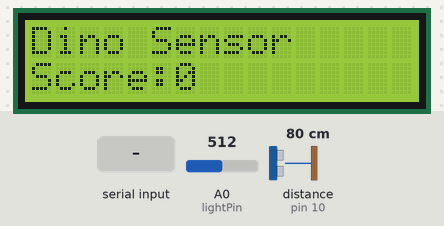
Recording of a sketch running on a simulated Arduino Uno, built with avr-gcc and run on an emulated ATmega328P. Parts: 16×2 character LCD. Wiring (inferred from the names in the program): ultrasonic range finder: trigger pin 9; echo pin 10. The test bench sets the inputs (shaded band); at power-on: A0 (lightPin) = 512, distance to the obstacle (sensor on pin 10) 80 cm. The echo pulse lasts 58.3 µs per cm; what the sketch prints to the serial monitor is not drawn.

Above: at 1.3 s.
1.4 s: "S90\n" received over Serial
At 2.4 s:
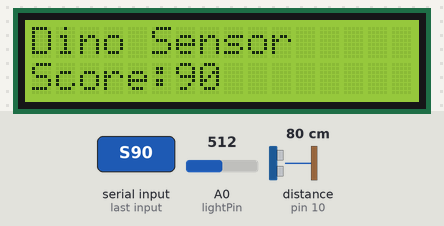
Timing chart, 0 to 4.4 s (numbered marks = the images above; inputs shaded):
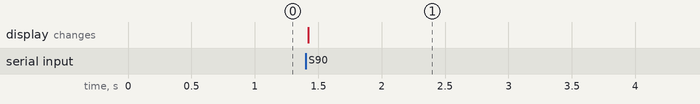

The sketch:

firmware.ino
```cpp
#if __has_include(<Arduino.h>)
#include <Arduino.h>
#else
#include <stdint.h>
#include <stdio.h>
#include <stdlib.h>

// Minimal declarations for editor IntelliSense when Arduino headers are unavailable.
#define HIGH 0x1
#define LOW 0x0
#define INPUT 0x0
#define OUTPUT 0x1
#define A0 14

class HardwareSerial {
 public:
  void begin(unsigned long baud);
  int available(void);
  int read(void);
  void print(const char *s);
  void print(int v);
  void print(long v);
  void print(unsigned long v);
  void print(float v);
  void println(const char *s);
  void println(int v);
  void println(long v);
  void println(unsigned long v);
  void println(float v);
};

extern HardwareSerial Serial;

void pinMode(int pin, int mode);
void digitalWrite(int pin, int value);
void delayMicroseconds(unsigned int us);
long pulseIn(int pin, int state, unsigned long timeout = 0UL);
int analogRead(int pin);
unsigned long millis(void);
void delay(unsigned long ms);
#endif

#if __has_include(<Wire.h>)
#include <Wire.h>
#define HAS_WIRE 1
#else
#define HAS_WIRE 0
#endif

#if __has_include(<LiquidCrystal_I2C.h>)
#include <LiquidCrystal_I2C.h>
#else
// Fallback for IntelliSense when LiquidCrystal_I2C library is not installed.
class LiquidCrystal_I2C {
 public:
  LiquidCrystal_I2C(unsigned char addr, unsigned char cols, unsigned char rows) {
    (void)addr;
    (void)cols;
    (void)rows;
  }
  void init() {}
  void backlight() {}
  void clear() {}
  void setCursor(unsigned char col, unsigned char row) {
    (void)col;
    (void)row;
  }
  void print(const char *s) { (void)s; }
};
#endif

const int lcdAddrA = 0x27;
const int lcdAddrB = 0x3F;
LiquidCrystal_I2C lcdA(lcdAddrA, 16, 2);
LiquidCrystal_I2C lcdB(lcdAddrB, 16, 2);
LiquidCrystal_I2C lcdDyn(0x20, 16, 2);
LiquidCrystal_I2C *lcd = &lcdA;
bool lcdReady = false;

bool i2cAddressExists(unsigned char addr) {
#if HAS_WIRE
  Wire.beginTransmission(addr);
  return Wire.endTransmission() == 0;
#else
  (void)addr;
  return false;
#endif
}

unsigned char detectLcdAddress() {
  // 先优先尝试常见地址。
  if (i2cAddressExists((unsigned char)lcdAddrA)) {
    return (unsigned char)lcdAddrA;
  }
  if (i2cAddressExists((unsigned char)lcdAddrB)) {
    return (unsigned char)lcdAddrB;
  }

  // 兜底全范围扫描，兼容非常见 PCF8574 地址。
  for (unsigned char addr = 0x03; addr <= 0x77; addr++) {
    if (i2cAddressExists(addr)) {
      return addr;
    }
  }
  return 0;
}

void printI2cScanResult() {
#if HAS_WIRE
  bool found = false;
  Serial.println("[I2C] Scan start");
  for (unsigned char addr = 0x03; addr <= 0x77; addr++) {
    if (i2cAddressExists(addr)) {
      found = true;
      char addrHex[7];
      snprintf(addrHex, sizeof(addrHex), "0x%02X", (unsigned int)addr);
      Serial.print("[I2C] Found device at 0x");
      Serial.println(addrHex);
    }
  }
  if (!found) {
    Serial.println("[I2C] No device found");
  }
  Serial.println("[I2C] Scan end");
#endif
}

void setupLcd() {
#if HAS_WIRE
  Wire.begin();
#endif

  printI2cScanResult();

  unsigned char addr = detectLcdAddress();
  if (addr == (unsigned char)lcdAddrB) {
    lcd = &lcdB;
  } else if (addr == (unsigned char)lcdAddrA) {
    lcd = &lcdA;
  } else if (addr != 0) {
    lcdDyn = LiquidCrystal_I2C(addr, 16, 2);
    lcd = &lcdDyn;
  } else {
    lcd = &lcdA;
  }

  lcd->init();
  lcd->backlight();
  lcd->clear();
  lcd->setCursor(0, 0);

  if (addr == 0) {
    lcd->print("LCD? 0x27/0x3F");
    Serial.println("[LCD] No usable I2C LCD found");
    lcdReady = false;
    return;
  }

  lcd->print("Dino Sensor");
  lcd->setCursor(0, 1);
  lcd->print("LCD OK");
  char addrHex[7];
  snprintf(addrHex, sizeof(addrHex), "0x%02X", (unsigned int)addr);
  Serial.print("[LCD] Connected at 0x");
  Serial.println(addrHex);
  lcdReady = true;
}

char scoreCmdBuf[16];
int scoreCmdLen = 0;
int currentScore = 0;

void renderScore(int score) {
  if (!lcdReady) {
    return;
  }

  if (score < 0) {
    score = 0;
  }
  if (score > 99999) {
    score = 99999;
  }

  char line[17];
  snprintf(line, sizeof(line), "Score:%-10d", score);
  lcd->setCursor(0, 1);
  lcd->print(line);
}

void applyScoreCommand() {
  if (scoreCmdLen < 2 || scoreCmdBuf[0] != 'S') {
    return;
  }

  int score = atoi(scoreCmdBuf + 1);
  if (score != currentScore) {
    currentScore = score;
    renderScore(currentScore);
  }
}

void readScoreFromSerial() {
  while (Serial.available() > 0) {
    char c = (char)Serial.read();

    if (c == '\n' || c == '\r') {
      if (scoreCmdLen > 0) {
        scoreCmdBuf[scoreCmdLen] = '\0';
        applyScoreCommand();
        scoreCmdLen = 0;
      }
      continue;
    }

    if (scoreCmdLen < (int)sizeof(scoreCmdBuf) - 1) {
      if (scoreCmdLen == 0) {
        if (c == 'S') {
          scoreCmdBuf[scoreCmdLen++] = c;
        }
      } else if (c >= '0' && c <= '9') {
        scoreCmdBuf[scoreCmdLen++] = c;
      } else {
        scoreCmdLen = 0;
      }
    } else {
      scoreCmdLen = 0;
    }
  }
}

const int trigPin = 9;
const int echoPin = 10;
const int lightPin = A0;

// 5cm 在实操里过近，改为更容易触发的默认值。
const int JUMP_OBSTACLE_NEAR_CM = 18;
const int JUMP_OBSTACLE_FAR_CM = 28;
const unsigned long JUMP_DEBOUNCE_MS = 180;
const int JUMP_CONFIRM_SAMPLES = 1;

float filteredDistance = 200.0;
bool obstacleNear = false;
int nearSampleCount = 0;
unsigned long lastJumpMs = 0;

void setup() {
  Serial.begin(115200); // 使用更高波特率减少延迟
  pinMode(trigPin, OUTPUT);
  pinMode(echoPin, INPUT);

  setupLcd();
  renderScore(0);
}

void loop() {
  // 读取来自 Python 的分数命令：S123\n
  readScoreFromSerial();

  // 超声波测距
  digitalWrite(trigPin, LOW);
  delayMicroseconds(2);
  digitalWrite(trigPin, HIGH);
  delayMicroseconds(10);
  digitalWrite(trigPin, LOW);
  long duration = pulseIn(echoPin, HIGH, 25000);
  int distance = duration > 0 ? (int)(duration * 0.034 / 2.0) : 300;

  // 一阶低通滤波，减少抖动
  filteredDistance = 0.4 * filteredDistance + 0.6 * distance;
  int smoothDistance = (int)filteredDistance;

  // 读取光敏电阻
  int lightVal = analogRead(lightPin);

  // 用“障碍物近/远阈值 + 连续确认 + 防抖”触发跳跃
  int jump = 0;
  unsigned long now = millis();
  if (!obstacleNear) {
    if (smoothDistance <= JUMP_OBSTACLE_NEAR_CM) {
      nearSampleCount++;
      if (nearSampleCount >= JUMP_CONFIRM_SAMPLES && now - lastJumpMs >= JUMP_DEBOUNCE_MS) {
        jump = 1;
        obstacleNear = true;
        lastJumpMs = now;
        nearSampleCount = 0;
      }
    } else {
      nearSampleCount = 0;
    }
  } else if (smoothDistance >= JUMP_OBSTACLE_FAR_CM) {
    obstacleNear = false;
  }

  // 发送数据：距离,光敏值,跳跃脉冲(0/1)
  Serial.print(smoothDistance);
  Serial.print(",");
  Serial.print(lightVal);
  Serial.print(",");
  Serial.println(jump);

  delay(15); // 略提高采样率，让触发响应更快
}
```

Measured:
- after the input at 1.4 s, the display: changes at once (image 1)
